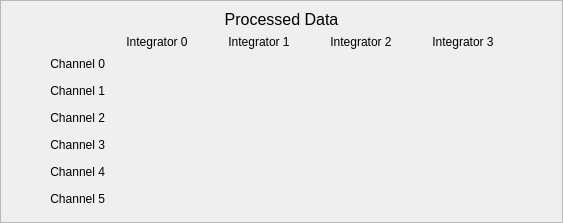
            <widget class="QFrame" name="frame_2">
             <property name="maximumSize">
              <size>
               <width>16777215</width>
               <height>16777215</height>
              </size>
             </property>
             <property name="frameShape">
              <enum>QFrame::StyledPanel</enum>
             </property>
             <property name="frameShadow">
              <enum>QFrame::Raised</enum>
             </property>
             <layout class="QGridLayout" name="gridLayout_12">
              <property name="leftMargin">
               <number>9</number>
              </property>
              <property name="topMargin">
               <number>9</number>
              </property>
              <property name="rightMargin">
               <number>9</number>
              </property>
              <item row="1" column="2">
               <spacer name="horizontalSpacer_9">
                <property name="orientation">
                 <enum>Qt::Horizontal</enum>
                </property>
                <property name="sizeHint" stdset="0">
                 <size>
                  <width>40</width>
                  <height>20</height>
                 </size>
                </property>
               </spacer>
              </item>
              <item row="1" column="1">
               <layout class="QGridLayout" name="gridLayout_11">
                <property name="spacing">
                 <number>2</number>
                </property>
                <item row="5" column="0">
                 <widget class="QLabel" name="label_35">
                  <property name="text">
                   <string>Channel 4</string>
                  </property>
                  <property name="alignment">
                   <set>Qt::AlignRight|Qt::AlignTrailing|Qt::AlignVCenter</set>
                  </property>
                 </widget>
                </item>
                <item row="1" column="0">
                 <widget class="QLabel" name="label_31">
                  <property name="text">
                   <string>Channel 0</string>
                  </property>
                  <property name="alignment">
                   <set>Qt::AlignRight|Qt::AlignTrailing|Qt::AlignVCenter</set>
                  </property>
                 </widget>
                </item>
                <item row="3" column="0">
                 <widget class="QLabel" name="label_33">
                  <property name="text">
                   <string>Channel 2</string>
                  </property>
                  <property name="alignment">
                   <set>Qt::AlignRight|Qt::AlignTrailing|Qt::AlignVCenter</set>
                  </property>
                 </widget>
                </item>
                <item row="4" column="0">
                 <widget class="QLabel" name="label_34">
                  <property name="text">
                   <string>Channel 3</string>
                  </property>
                  <property name="alignment">
                   <set>Qt::AlignRight|Qt::AlignTrailing|Qt::AlignVCenter</set>
                  </property>
                 </widget>
                </item>
                <item row="0" column="1">
                 <widget class="QLabel" name="label_37">
                  <property name="text">
                   <string>Integrator 0</string>
                  </property>
                  <property name="alignment">
                   <set>Qt::AlignCenter</set>
                  </property>
                 </widget>
                </item>
                <item row="2" column="0">
                 <widget class="QLabel" name="label_32">
                  <property name="text">
                   <string>Channel 1</string>
                  </property>
                  <property name="alignment">
                   <set>Qt::AlignRight|Qt::AlignTrailing|Qt::AlignVCenter</set>
                  </property>
                 </widget>
                </item>
                <item row="0" column="3">
                 <widget class="QLabel" name="label_39">
                  <property name="text">
                   <string>Integrator 2</string>
                  </property>
                  <property name="alignment">
                   <set>Qt::AlignCenter</set>
                  </property>
                 </widget>
                </item>
                <item row="6" column="0">
                 <widget class="QLabel" name="label_36">
                  <property name="text">
                   <string>Channel 5</string>
                  </property>
                  <property name="alignment">
                   <set>Qt::AlignRight|Qt::AlignTrailing|Qt::AlignVCenter</set>
                  </property>
                 </widget>
                </item>
                <item row="0" column="2">
                 <widget class="QLabel" name="label_38">
                  <property name="text">
                   <string>Integrator 1</string>
                  </property>
                  <property name="alignment">
                   <set>Qt::AlignCenter</set>
                  </property>
                 </widget>
                </item>
                <item row="0" column="4">
                 <widget class="QLabel" name="label_40">
                  <property name="text">
                   <string>Integrator 3</string>
                  </property>
                  <property name="alignment">
                   <set>Qt::AlignCenter</set>
                  </property>
                 </widget>
                </item>
                <item row="1" column="1">
                 <widget class="PyDMLabel" name="PyDMLabel_37">
                  <property name="minimumSize">
                   <size>
                    <width>100</width>
                    <height>25</height>
                   </size>
                  </property>
                  <property name="toolTip">
                   <string/>
                  </property>
                  <property name="alignment">
                   <set>Qt::AlignCenter</set>
                  </property>
                  <property name="showUnits" stdset="0">
                   <bool>true</bool>
                  </property>
                  <property name="alarmSensitiveContent" stdset="0">
                   <bool>true</bool>
                  </property>
                  <property name="channel" stdset="0">
                   <string>ca://${P}:ANA_BSA_DATA_0</string>
                  </property>
                  <property name="displayFormat" stdset="0">
                   <enum>PyDMLabel::Default</enum>
                  </property>
                 </widget>
                </item>
                <item row="2" column="1">
                 <widget class="PyDMLabel" name="PyDMLabel_38">
                  <property name="minimumSize">
                   <size>
                    <width>100</width>
                    <height>25</height>
                   </size>
                  </property>
                  <property name="toolTip">
                   <string/>
                  </property>
                  <property name="alignment">
                   <set>Qt::AlignCenter</set>
                  </property>
                  <property name="showUnits" stdset="0">
                   <bool>true</bool>
                  </property>
                  <property name="alarmSensitiveContent" stdset="0">
                   <bool>true</bool>
                  </property>
                  <property name="channel" stdset="0">
                   <string>ca://${P}:ANA_BSA_DATA_1</string>
                  </property>
                  <property name="displayFormat" stdset="0">
                   <enum>PyDMLabel::Default</enum>
                  </property>
                 </widget>
                </item>
                <item row="3" column="1">
                 <widget class="PyDMLabel" name="PyDMLabel_39">
                  <property name="minimumSize">
                   <size>
                    <width>100</width>
                    <height>25</height>
                   </size>
                  </property>
                  <property name="toolTip">
                   <string/>
                  </property>
                  <property name="alignment">
                   <set>Qt::AlignCenter</set>
                  </property>
                  <property name="showUnits" stdset="0">
                   <bool>true</bool>
                  </property>
                  <property name="alarmSensitiveContent" stdset="0">
                   <bool>true</bool>
                  </property>
                  <property name="channel" stdset="0">
                   <string>ca://${P}:ANA_BSA_DATA_2</string>
                  </property>
                  <property name="displayFormat" stdset="0">
                   <enum>PyDMLabel::Default</enum>
                  </property>
                 </widget>
                </item>
                <item row="4" column="1">
                 <widget class="PyDMLabel" name="PyDMLabel_40">
                  <property name="minimumSize">
                   <size>
                    <width>100</width>
                    <height>25</height>
                   </size>
                  </property>
                  <property name="toolTip">
                   <string/>
                  </property>
                  <property name="alignment">
                   <set>Qt::AlignCenter</set>
                  </property>
                  <property name="showUnits" stdset="0">
                   <bool>true</bool>
                  </property>
                  <property name="alarmSensitiveContent" stdset="0">
                   <bool>true</bool>
                  </property>
                  <property name="channel" stdset="0">
                   <string>ca://${P}:ANA_BSA_DATA_3</string>
                  </property>
                  <property name="displayFormat" stdset="0">
                   <enum>PyDMLabel::Default</enum>
                  </property>
                 </widget>
                </item>
                <item row="5" column="1">
                 <widget class="PyDMLabel" name="PyDMLabel_41">
                  <property name="minimumSize">
                   <size>
                    <width>100</width>
                    <height>25</height>
                   </size>
                  </property>
                  <property name="toolTip">
                   <string/>
                  </property>
                  <property name="alignment">
                   <set>Qt::AlignCenter</set>
                  </property>
                  <property name="showUnits" stdset="0">
                   <bool>true</bool>
                  </property>
                  <property name="alarmSensitiveContent" stdset="0">
                   <bool>true</bool>
                  </property>
                  <property name="channel" stdset="0">
                   <string>ca://${P}:ANA_BSA_DATA_4</string>
                  </property>
                  <property name="displayFormat" stdset="0">
                   <enum>PyDMLabel::Default</enum>
                  </property>
                 </widget>
                </item>
                <item row="6" column="1">
                 <widget class="PyDMLabel" name="PyDMLabel_42">
                  <property name="minimumSize">
                   <size>
                    <width>100</width>
                    <height>25</height>
                   </size>
                  </property>
                  <property name="toolTip">
                   <string/>
                  </property>
                  <property name="alignment">
                   <set>Qt::AlignCenter</set>
                  </property>
                  <property name="showUnits" stdset="0">
                   <bool>true</bool>
                  </property>
                  <property name="alarmSensitiveContent" stdset="0">
                   <bool>true</bool>
                  </property>
                  <property name="channel" stdset="0">
                   <string>ca://${P}:ANA_BSA_DATA_5</string>
                  </property>
                  <property name="displayFormat" stdset="0">
                   <enum>PyDMLabel::Default</enum>
                  </property>
                 </widget>
                </item>
                <item row="1" column="2">
                 <widget class="PyDMLabel" name="PyDMLabel_43">
                  <property name="minimumSize">
                   <size>
                    <width>100</width>
                    <height>25</height>
                   </size>
                  </property>
                  <property name="toolTip">
                   <string/>
                  </property>
                  <property name="alignment">
                   <set>Qt::AlignCenter</set>
                  </property>
                  <property name="showUnits" stdset="0">
                   <bool>true</bool>
                  </property>
                  <property name="alarmSensitiveContent" stdset="0">
                   <bool>true</bool>
                  </property>
                  <property name="channel" stdset="0">
                   <string>ca://${P}:ANA_BSA_DATA_6</string>
                  </property>
                  <property name="displayFormat" stdset="0">
                   <enum>PyDMLabel::Default</enum>
                  </property>
                 </widget>
                </item>
                <item row="2" column="2">
                 <widget class="PyDMLabel" name="PyDMLabel_44">
                  <property name="minimumSize">
                   <size>
                    <width>100</width>
                    <height>25</height>
                   </size>
                  </property>
                  <property name="toolTip">
                   <string/>
                  </property>
                  <property name="alignment">
                   <set>Qt::AlignCenter</set>
                  </property>
                  <property name="showUnits" stdset="0">
                   <bool>true</bool>
                  </property>
                  <property name="alarmSensitiveContent" stdset="0">
                   <bool>true</bool>
                  </property>
                  <property name="channel" stdset="0">
                   <string>ca://${P}:ANA_BSA_DATA_7</string>
                  </property>
                  <property name="displayFormat" stdset="0">
                   <enum>PyDMLabel::Default</enum>
                  </property>
                 </widget>
                </item>
                <item row="3" column="2">
                 <widget class="PyDMLabel" name="PyDMLabel_45">
                  <property name="minimumSize">
                   <size>
                    <width>100</width>
                    <height>25</height>
                   </size>
                  </property>
                  <property name="toolTip">
                   <string/>
                  </property>
                  <property name="alignment">
                   <set>Qt::AlignCenter</set>
                  </property>
                  <property name="showUnits" stdset="0">
                   <bool>true</bool>
                  </property>
                  <property name="alarmSensitiveContent" stdset="0">
                   <bool>true</bool>
                  </property>
                  <property name="channel" stdset="0">
                   <string>ca://${P}:ANA_BSA_DATA_8</string>
                  </property>
                  <property name="displayFormat" stdset="0">
                   <enum>PyDMLabel::Default</enum>
                  </property>
                 </widget>
                </item>
                <item row="4" column="2">
                 <widget class="PyDMLabel" name="PyDMLabel_46">
                  <property name="minimumSize">
                   <size>
                    <width>100</width>
                    <height>25</height>
                   </size>
                  </property>
                  <property name="toolTip">
                   <string/>
                  </property>
                  <property name="alignment">
                   <set>Qt::AlignCenter</set>
                  </property>
                  <property name="showUnits" stdset="0">
                   <bool>true</bool>
                  </property>
                  <property name="alarmSensitiveContent" stdset="0">
                   <bool>true</bool>
                  </property>
                  <property name="channel" stdset="0">
                   <string>ca://${P}:ANA_BSA_DATA_9</string>
                  </property>
                  <property name="displayFormat" stdset="0">
                   <enum>PyDMLabel::Default</enum>
                  </property>
                 </widget>
                </item>
                <item row="5" column="2">
                 <widget class="PyDMLabel" name="PyDMLabel_47">
                  <property name="minimumSize">
                   <size>
                    <width>100</width>
                    <height>25</height>
                   </size>
                  </property>
                  <property name="toolTip">
                   <string/>
                  </property>
                  <property name="alignment">
                   <set>Qt::AlignCenter</set>
                  </property>
                  <property name="showUnits" stdset="0">
                   <bool>true</bool>
                  </property>
                  <property name="alarmSensitiveContent" stdset="0">
                   <bool>true</bool>
                  </property>
                  <property name="channel" stdset="0">
                   <string>ca://${P}:ANA_BSA_DATA_10</string>
                  </property>
                  <property name="displayFormat" stdset="0">
                   <enum>PyDMLabel::Default</enum>
                  </property>
                 </widget>
                </item>
                <item row="6" column="2">
                 <widget class="PyDMLabel" name="PyDMLabel_48">
                  <property name="minimumSize">
                   <size>
                    <width>100</width>
                    <height>25</height>
                   </size>
                  </property>
                  <property name="toolTip">
                   <string/>
                  </property>
                  <property name="alignment">
                   <set>Qt::AlignCenter</set>
                  </property>
                  <property name="showUnits" stdset="0">
                   <bool>true</bool>
                  </property>
                  <property name="alarmSensitiveContent" stdset="0">
                   <bool>true</bool>
                  </property>
                  <property name="channel" stdset="0">
                   <string>ca://${P}:ANA_BSA_DATA_11</string>
                  </property>
                  <property name="displayFormat" stdset="0">
                   <enum>PyDMLabel::Default</enum>
                  </property>
                 </widget>
                </item>
                <item row="1" column="3">
                 <widget class="PyDMLabel" name="PyDMLabel_49">
                  <property name="minimumSize">
                   <size>
                    <width>100</width>
                    <height>25</height>
                   </size>
                  </property>
                  <property name="toolTip">
                   <string/>
                  </property>
                  <property name="alignment">
                   <set>Qt::AlignCenter</set>
                  </property>
                  <property name="showUnits" stdset="0">
                   <bool>true</bool>
                  </property>
                  <property name="alarmSensitiveContent" stdset="0">
                   <bool>true</bool>
                  </property>
                  <property name="channel" stdset="0">
                   <string>ca://${P}:ANA_BSA_DATA_12</string>
                  </property>
                  <property name="displayFormat" stdset="0">
                   <enum>PyDMLabel::Default</enum>
                  </property>
                 </widget>
                </item>
                <item row="2" column="3">
                 <widget class="PyDMLabel" name="PyDMLabel_50">
                  <property name="minimumSize">
                   <size>
                    <width>100</width>
                    <height>25</height>
                   </size>
                  </property>
                  <property name="toolTip">
                   <string/>
                  </property>
                  <property name="alignment">
                   <set>Qt::AlignCenter</set>
                  </property>
                  <property name="showUnits" stdset="0">
                   <bool>true</bool>
                  </property>
                  <property name="alarmSensitiveContent" stdset="0">
                   <bool>true</bool>
                  </property>
                  <property name="channel" stdset="0">
                   <string>ca://${P}:ANA_BSA_DATA_13</string>
                  </property>
                  <property name="displayFormat" stdset="0">
                   <enum>PyDMLabel::Default</enum>
                  </property>
                 </widget>
                </item>
                <item row="3" column="3">
                 <widget class="PyDMLabel" name="PyDMLabel_51">
                  <property name="minimumSize">
                   <size>
                    <width>100</width>
                    <height>25</height>
                   </size>
                  </property>
                  <property name="toolTip">
                   <string/>
                  </property>
                  <property name="alignment">
                   <set>Qt::AlignCenter</set>
                  </property>
                  <property name="showUnits" stdset="0">
                   <bool>true</bool>
                  </property>
                  <property name="alarmSensitiveContent" stdset="0">
                   <bool>true</bool>
                  </property>
                  <property name="channel" stdset="0">
                   <string>ca://${P}:ANA_BSA_DATA_14</string>
                  </property>
                  <property name="displayFormat" stdset="0">
                   <enum>PyDMLabel::Default</enum>
                  </property>
                 </widget>
                </item>
                <item row="4" column="3">
                 <widget class="PyDMLabel" name="PyDMLabel_52">
                  <property name="minimumSize">
                   <size>
                    <width>100</width>
                    <height>25</height>
                   </size>
                  </property>
                  <property name="toolTip">
                   <string/>
                  </property>
                  <property name="alignment">
                   <set>Qt::AlignCenter</set>
                  </property>
                  <property name="showUnits" stdset="0">
                   <bool>true</bool>
                  </property>
                  <property name="alarmSensitiveContent" stdset="0">
                   <bool>true</bool>
                  </property>
                  <property name="channel" stdset="0">
                   <string>ca://${P}:ANA_BSA_DATA_15</string>
                  </property>
                  <property name="displayFormat" stdset="0">
                   <enum>PyDMLabel::Default</enum>
                  </property>
                 </widget>
                </item>
                <item row="5" column="3">
                 <widget class="PyDMLabel" name="PyDMLabel_53">
                  <property name="minimumSize">
                   <size>
                    <width>100</width>
                    <height>25</height>
                   </size>
                  </property>
                  <property name="toolTip">
                   <string/>
                  </property>
                  <property name="alignment">
                   <set>Qt::AlignCenter</set>
                  </property>
                  <property name="showUnits" stdset="0">
                   <bool>true</bool>
                  </property>
                  <property name="alarmSensitiveContent" stdset="0">
                   <bool>true</bool>
                  </property>
                  <property name="channel" stdset="0">
                   <string>ca://${P}:ANA_BSA_DATA_16</string>
                  </property>
                  <property name="displayFormat" stdset="0">
                   <enum>PyDMLabel::Default</enum>
                  </property>
                 </widget>
                </item>
                <item row="6" column="3">
                 <widget class="PyDMLabel" name="PyDMLabel_54">
                  <property name="minimumSize">
                   <size>
                    <width>100</width>
                    <height>25</height>
                   </size>
                  </property>
                  <property name="toolTip">
                   <string/>
                  </property>
                  <property name="alignment">
                   <set>Qt::AlignCenter</set>
                  </property>
                  <property name="showUnits" stdset="0">
                   <bool>true</bool>
                  </property>
                  <property name="alarmSensitiveContent" stdset="0">
                   <bool>true</bool>
                  </property>
                  <property name="channel" stdset="0">
                   <string>ca://${P}:ANA_BSA_DATA_17</string>
                  </property>
                  <property name="displayFormat" stdset="0">
                   <enum>PyDMLabel::Default</enum>
                  </property>
                 </widget>
                </item>
                <item row="1" column="4">
                 <widget class="PyDMLabel" name="PyDMLabel_55">
                  <property name="minimumSize">
                   <size>
                    <width>100</width>
                    <height>25</height>
                   </size>
                  </property>
                  <property name="toolTip">
                   <string/>
                  </property>
                  <property name="alignment">
                   <set>Qt::AlignCenter</set>
                  </property>
                  <property name="showUnits" stdset="0">
                   <bool>true</bool>
                  </property>
                  <property name="alarmSensitiveContent" stdset="0">
                   <bool>true</bool>
                  </property>
                  <property name="channel" stdset="0">
                   <string>ca://${P}:ANA_BSA_DATA_18</string>
                  </property>
                  <property name="displayFormat" stdset="0">
                   <enum>PyDMLabel::Default</enum>
                  </property>
                 </widget>
                </item>
                <item row="2" column="4">
                 <widget class="PyDMLabel" name="PyDMLabel_56">
                  <property name="minimumSize">
                   <size>
                    <width>100</width>
                    <height>25</height>
                   </size>
                  </property>
                  <property name="toolTip">
                   <string/>
                  </property>
                  <property name="alignment">
                   <set>Qt::AlignCenter</set>
                  </property>
                  <property name="showUnits" stdset="0">
                   <bool>true</bool>
                  </property>
                  <property name="alarmSensitiveContent" stdset="0">
                   <bool>true</bool>
                  </property>
                  <property name="channel" stdset="0">
                   <string>ca://${P}:ANA_BSA_DATA_19</string>
                  </property>
                  <property name="displayFormat" stdset="0">
                   <enum>PyDMLabel::Default</enum>
                  </property>
                 </widget>
                </item>
                <item row="3" column="4">
                 <widget class="PyDMLabel" name="PyDMLabel_57">
                  <property name="minimumSize">
                   <size>
                    <width>100</width>
                    <height>25</height>
                   </size>
                  </property>
                  <property name="toolTip">
                   <string/>
                  </property>
                  <property name="alignment">
                   <set>Qt::AlignCenter</set>
                  </property>
                  <property name="showUnits" stdset="0">
                   <bool>true</bool>
                  </property>
                  <property name="alarmSensitiveContent" stdset="0">
                   <bool>true</bool>
                  </property>
                  <property name="channel" stdset="0">
                   <string>ca://${P}:ANA_BSA_DATA_20</string>
                  </property>
                  <property name="displayFormat" stdset="0">
                   <enum>PyDMLabel::Default</enum>
                  </property>
                 </widget>
                </item>
                <item row="4" column="4">
                 <widget class="PyDMLabel" name="PyDMLabel_58">
                  <property name="minimumSize">
                   <size>
                    <width>100</width>
                    <height>25</height>
                   </size>
                  </property>
                  <property name="toolTip">
                   <string/>
                  </property>
                  <property name="alignment">
                   <set>Qt::AlignCenter</set>
                  </property>
                  <property name="showUnits" stdset="0">
                   <bool>true</bool>
                  </property>
                  <property name="alarmSensitiveContent" stdset="0">
                   <bool>true</bool>
                  </property>
                  <property name="channel" stdset="0">
                   <string>ca://${P}:ANA_BSA_DATA_21</string>
                  </property>
                  <property name="displayFormat" stdset="0">
                   <enum>PyDMLabel::Default</enum>
                  </property>
                 </widget>
                </item>
                <item row="5" column="4">
                 <widget class="PyDMLabel" name="PyDMLabel_59">
                  <property name="minimumSize">
                   <size>
                    <width>100</width>
                    <height>25</height>
                   </size>
                  </property>
                  <property name="toolTip">
                   <string/>
                  </property>
                  <property name="alignment">
                   <set>Qt::AlignCenter</set>
                  </property>
                  <property name="showUnits" stdset="0">
                   <bool>true</bool>
                  </property>
                  <property name="alarmSensitiveContent" stdset="0">
                   <bool>true</bool>
                  </property>
                  <property name="channel" stdset="0">
                   <string>ca://${P}:ANA_BSA_DATA_22</string>
                  </property>
                  <property name="displayFormat" stdset="0">
                   <enum>PyDMLabel::Default</enum>
                  </property>
                 </widget>
                </item>
                <item row="6" column="4">
                 <widget class="PyDMLabel" name="PyDMLabel_60">
                  <property name="minimumSize">
                   <size>
                    <width>100</width>
                    <height>25</height>
                   </size>
                  </property>
                  <property name="toolTip">
                   <string/>
                  </property>
                  <property name="alignment">
                   <set>Qt::AlignCenter</set>
                  </property>
                  <property name="showUnits" stdset="0">
                   <bool>true</bool>
                  </property>
                  <property name="alarmSensitiveContent" stdset="0">
                   <bool>true</bool>
                  </property>
                  <property name="channel" stdset="0">
                   <string>ca://${P}:ANA_BSA_DATA_23</string>
                  </property>
                  <property name="displayFormat" stdset="0">
                   <enum>PyDMLabel::Default</enum>
                  </property>
                 </widget>
                </item>
               </layout>
              </item>
              <item row="1" column="0">
               <spacer name="horizontalSpacer_6">
                <property name="orientation">
                 <enum>Qt::Horizontal</enum>
                </property>
                <property name="sizeHint" stdset="0">
                 <size>
                  <width>40</width>
                  <height>20</height>
                 </size>
                </property>
               </spacer>
              </item>
              <item row="0" column="1">
               <widget class="QLabel" name="label_30">
                <property name="font">
                 <font>
                  <pointsize>12</pointsize>
                 </font>
                </property>
                <property name="text">
                 <string>Processed Data</string>
                </property>
                <property name="alignment">
                 <set>Qt::AlignCenter</set>
                </property>
               </widget>
              </item>
             </layout>
            </widget>
